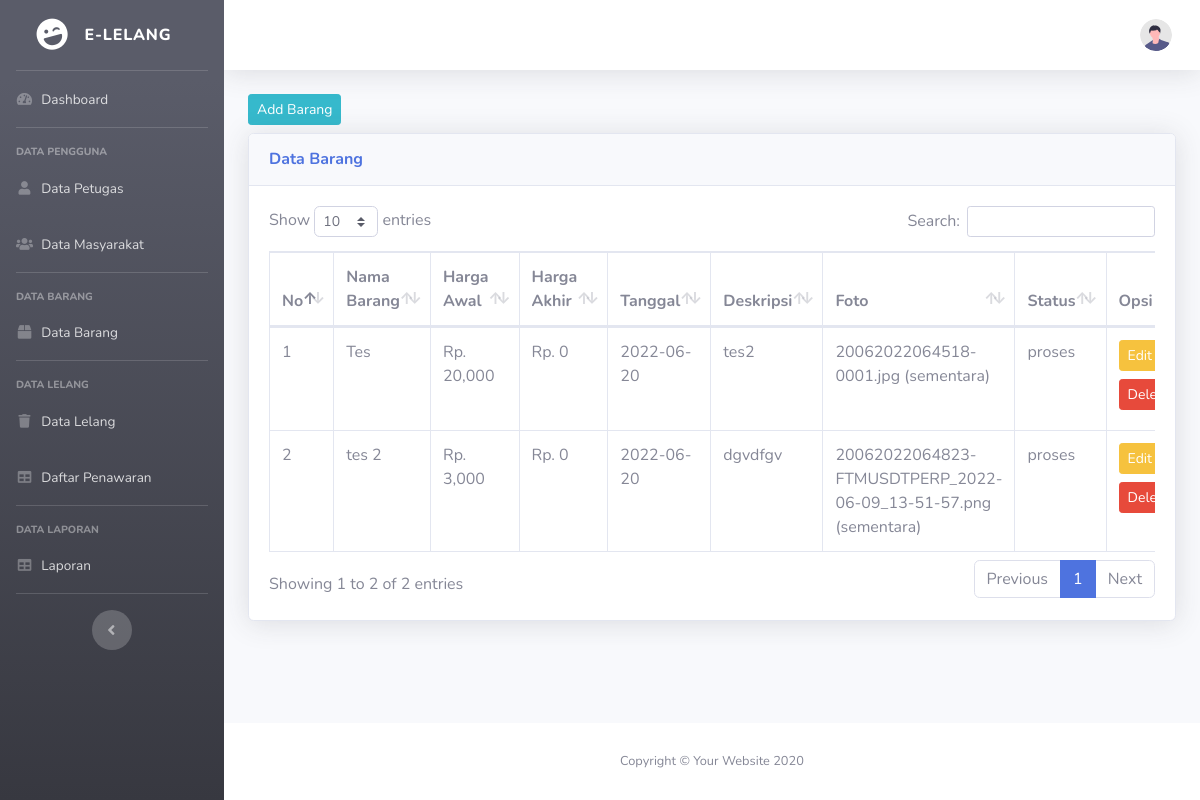
Before: /barang with the older database file.
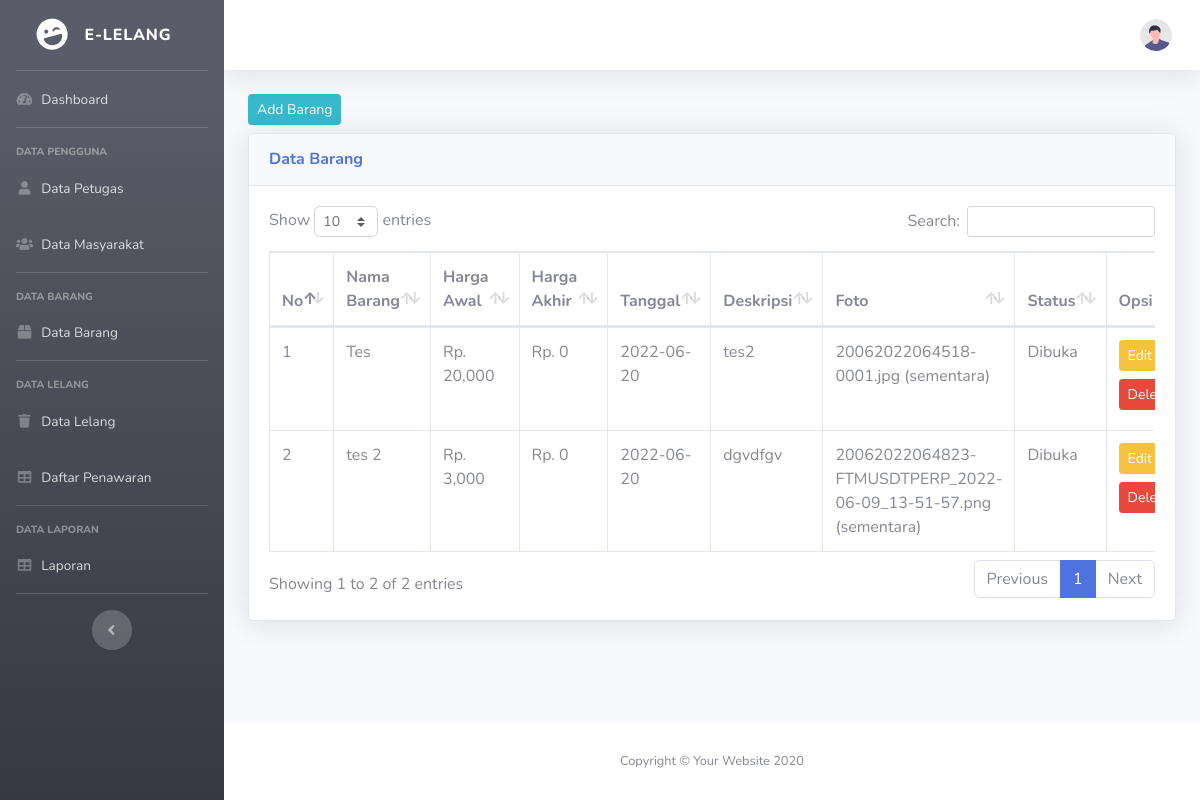
After: the same page with the newer database file.
### tables this page shows
CREATE TABLE `tb_barang` (
  `id_barang` int(11) NOT NULL,
  `nama_barang` varchar(50) NOT NULL,
  `harga_awal` varchar(20) NOT NULL,
  `harga_akhir` varchar(20) NOT NULL,
  `tanggal` date NOT NULL,
  `deskripsi` text NOT NULL,
  `foto` varchar(100) NOT NULL,
  `status` varchar(20) NOT NULL,
  `id_admin` int(11) NOT NULL
);

### page/barang/barang.php (the view, shortened to what this page needs)
<button type="button" class="btn btn-sm btn-info mb-2" data-toggle="modal" data-target="#addBarang">
  Add Barang
</button>
<div class="card shadow mb-4">
  <div class="card-header py-3">
    <h6 class="m-0 font-weight-bold text-primary">Data Barang</h6>
  </div>
  <div class="card-body">
    <div class="table-responsive">
      <table class="table table-bordered" id="dataTable1" width="100%" cellspacing="0">
        <thead>
          <tr>
            <th width="3%">No</th>
            <th>Nama Barang</th>
            <th>Harga Awal</th>
            <th>Harga Akhir</th>
            <th>Tanggal</th>
            <th>Deskripsi</th>
            <th>Foto</th>
            <th>Status</th>
            <th>Opsi</th>
          </tr>
        </thead>
        <tbody>
          <?php
          $no = 1;
          $query = $conn->query("SELECT * FROM tb_barang");
          while ($result = $query->fetch_assoc()) {
          ?>
            <tr>
              <td><?= $no++; ?></td>
              <td><?= $result['nama_barang']; ?></td>
              <td>Rp. <?= number_format($result['harga_awal']); ?></td>
              <td>Rp. <?= number_format($result['harga_akhir']); ?></td>
              <td><?= $result['tanggal']; ?></td>
              <td><?= $result['deskripsi']; ?></td>
              <td><?= $result['foto']; ?> (sementara)</td>
              <td><?= $result['status']; ?></td>
              <td>
                <a href="#" class="btn btn-sm btn-warning mb-2 edit" data-toggle="modal" data-target="#editBarang"
                  data-id_barang = "<?= $result['id_barang']; ?>"
                  data-nama_barang = "<?= $result['nama_barang']; ?>"
                  data-harga_awal = "<?= $result['harga_awal']; ?>"
                  data-harga_akhir = "<?= $result['harga_akhir']; ?>"
                  data-tanggal = "<?= $result['tanggal']; ?>"
                  data-deskripsi = "<?= $result['deskripsi']; ?>"
                  data-foto = "<?= $result['foto']; ?>"
                  data-status = "<?= $result['status']; ?>">
                  Edit
                </a>
                <button type="button" class="btn btn-sm btn-danger mb-2" data-toggle="modal" data-target="#deleteBarang<?= $result['id_barang']; ?>">
                  Delete
                </button>
              </td>
            </tr>
          <?php } ?>
        </tbody>
      </table>
    </div>
  </div>
</div>

Changed rows visible on the page:
changed tb_barang "Tes": status "proses" → "Dibuka"
changed tb_barang "tes 2": status "proses" → "Dibuka"
